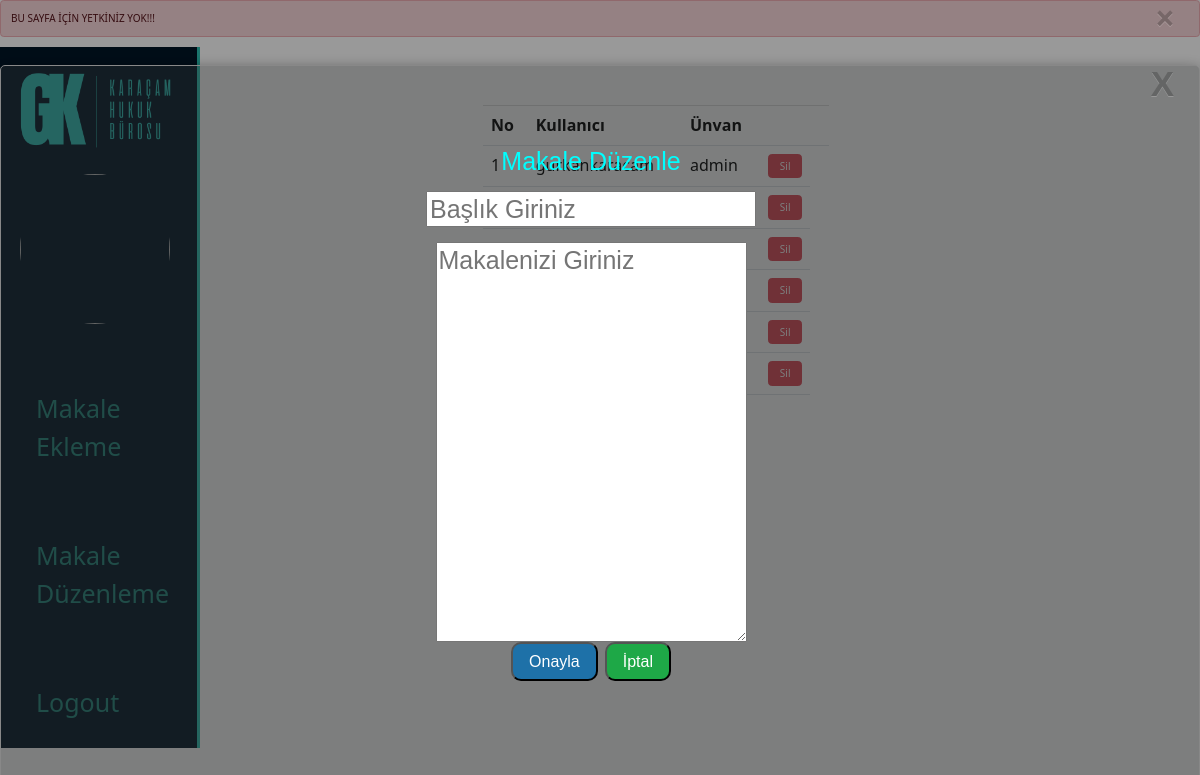
The app's page /admin/updatemakale.php?option=4 with its own data.
### tables this page shows
CREATE TABLE `accounts` (
  `id` int(25) NOT NULL,
  `user_name` varchar(50) NOT NULL,
  `password` varchar(100) NOT NULL,
  `title` varchar(25) NOT NULL,
  `imgname` varchar(25) NOT NULL
);

### admin/userdelete.php (the view, shortened to what this page needs)
<?php
include("dbconnect.php");
?>
<!doctype html>
<html>
<head>
<link rel="stylesheet" href="https://maxcdn.bootstrapcdn.com/bootstrap/3.3.7/css/bootstrap.min.css">
</head>
<body>
<div class="container">
<div class="col-md-7">
<table class="table">
    <tr>
        <th>No</th>
        <th>Kullanıcı</th>
        <th>Ünvan</th>
        <th></th>
        <th></th>
    </tr>
<?php
$sorgu = $conn->query("SELECT * FROM accounts");
while ($sonuc = $sorgu->fetch_assoc()) {
$id = $sonuc['id'];
$name = $sonuc['user_name'];
$title = $sonuc['title'];
?>
    <tr>
        <td><?php echo $id;  ?></td>
        <td><?php echo $name; ?></td>
        <td><?php echo $title; ?></td>
        <td><a href="delete.php?id=<?php echo $id; ?>" class="btn btn-danger">Sil</a></td>
    </tr>
<?php
}
?>
</table>
</div>
</div>
</body>
</html>

### css/panel.css (style rules this page uses)
body { margin: 0 auto; padding: 0; }
* { box-sizing: border-box; }
.btn { background-color: dodgerblue; color: white; padding: 15px 20px; border: none; cursor: pointer; width: 100%; opacity: 0.9; }

### css/modal.css (style rules this page uses)
.container { margin: 20px; padding: 5%; height: auto; width: auto; text-align: center; }

### records on screen
accounts: id "1", user_name "gurkankaracam", title "admin"
